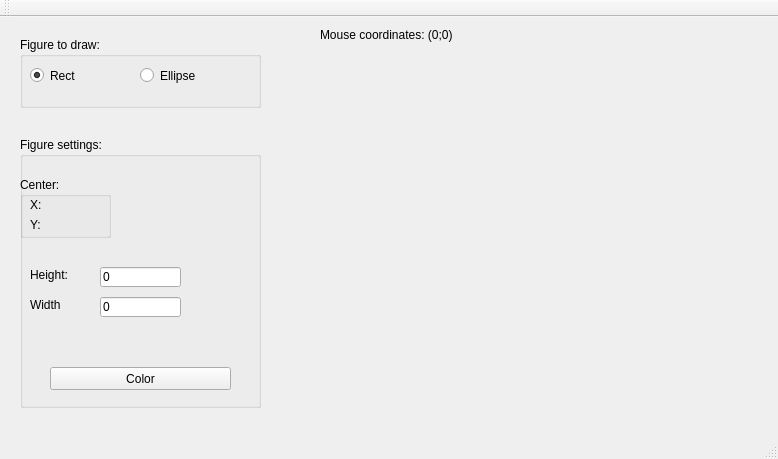
<?xml version="1.0" encoding="UTF-8"?>
<ui version="4.0">
 <class>MainWindow</class>
 <widget class="QMainWindow" name="MainWindow">
  <property name="geometry">
   <rect>
    <x>0</x>
    <y>0</y>
    <width>778</width>
    <height>459</height>
   </rect>
  </property>
  <property name="windowTitle">
   <string>Graphical editor</string>
  </property>
  <widget class="QWidget" name="centralWidget">
   <widget class="QGroupBox" name="groupBox">
    <property name="geometry">
     <rect>
      <x>20</x>
      <y>20</y>
      <width>241</width>
      <height>71</height>
     </rect>
    </property>
    <property name="title">
     <string>Figure to draw:</string>
    </property>
    <widget class="QRadioButton" name="rectButton">
     <property name="geometry">
      <rect>
       <x>10</x>
       <y>30</y>
       <width>101</width>
       <height>17</height>
      </rect>
     </property>
     <property name="text">
      <string>Rect</string>
     </property>
     <property name="checked">
      <bool>true</bool>
     </property>
    </widget>
    <widget class="QRadioButton" name="radioButton_2">
     <property name="geometry">
      <rect>
       <x>120</x>
       <y>30</y>
       <width>101</width>
       <height>17</height>
      </rect>
     </property>
     <property name="text">
      <string>Ellipse</string>
     </property>
    </widget>
   </widget>
   <widget class="QGroupBox" name="groupBox_2">
    <property name="geometry">
     <rect>
      <x>20</x>
      <y>120</y>
      <width>241</width>
      <height>271</height>
     </rect>
    </property>
    <property name="title">
     <string>Figure settings:</string>
    </property>
    <widget class="QGroupBox" name="groupBox_3">
     <property name="geometry">
      <rect>
       <x>0</x>
       <y>40</y>
       <width>91</width>
       <height>61</height>
      </rect>
     </property>
     <property name="title">
      <string>Center:</string>
     </property>
     <widget class="QLabel" name="xLabel">
      <property name="geometry">
       <rect>
        <x>10</x>
        <y>20</y>
        <width>71</width>
        <height>16</height>
       </rect>
      </property>
      <property name="text">
       <string>X:</string>
      </property>
     </widget>
     <widget class="QLabel" name="yLabel">
      <property name="geometry">
       <rect>
        <x>10</x>
        <y>40</y>
        <width>71</width>
        <height>16</height>
       </rect>
      </property>
      <property name="text">
       <string>Y:</string>
      </property>
     </widget>
    </widget>
    <widget class="QLabel" name="label_3">
     <property name="geometry">
      <rect>
       <x>10</x>
       <y>130</y>
       <width>41</width>
       <height>16</height>
      </rect>
     </property>
     <property name="text">
      <string>Height:</string>
     </property>
    </widget>
    <widget class="QLabel" name="label_4">
     <property name="geometry">
      <rect>
       <x>10</x>
       <y>160</y>
       <width>31</width>
       <height>16</height>
      </rect>
     </property>
     <property name="text">
      <string>Width:</string>
     </property>
    </widget>
    <widget class="QLineEdit" name="heightEdit">
     <property name="geometry">
      <rect>
       <x>80</x>
       <y>130</y>
       <width>81</width>
       <height>20</height>
      </rect>
     </property>
     <property name="text">
      <string>0</string>
     </property>
    </widget>
    <widget class="QLineEdit" name="widthEdit">
     <property name="geometry">
      <rect>
       <x>80</x>
       <y>160</y>
       <width>81</width>
       <height>20</height>
      </rect>
     </property>
     <property name="text">
      <string>0</string>
     </property>
    </widget>
    <widget class="QPushButton" name="pushButton">
     <property name="geometry">
      <rect>
       <x>30</x>
       <y>230</y>
       <width>181</width>
       <height>23</height>
      </rect>
     </property>
     <property name="text">
      <string>Color</string>
     </property>
    </widget>
   </widget>
   <widget class="Frame" name="frame">
    <property name="geometry">
     <rect>
      <x>320</x>
      <y>30</y>
      <width>441</width>
      <height>361</height>
     </rect>
    </property>
    <property name="frameShape">
     <enum>QFrame::NoFrame</enum>
    </property>
    <property name="frameShadow">
     <enum>QFrame::Raised</enum>
    </property>
    <property name="lineWidth">
     <number>2</number>
    </property>
   </widget>
   <widget class="QLabel" name="mouseLabel">
    <property name="geometry">
     <rect>
      <x>320</x>
      <y>10</y>
      <width>231</width>
      <height>16</height>
     </rect>
    </property>
    <property name="text">
     <string>Mouse coordinates: (0;0)</string>
    </property>
   </widget>
  </widget>
  <widget class="QMenuBar" name="menuBar">
   <property name="geometry">
    <rect>
     <x>0</x>
     <y>0</y>
     <width>778</width>
     <height>21</height>
    </rect>
   </property>
  </widget>
  <widget class="QToolBar" name="mainToolBar">
   <attribute name="toolBarArea">
    <enum>TopToolBarArea</enum>
   </attribute>
   <attribute name="toolBarBreak">
    <bool>false</bool>
   </attribute>
  </widget>
  <widget class="QStatusBar" name="statusBar"/>
 </widget>
 <layoutdefault spacing="6" margin="11"/>
 <customwidgets>
  <customwidget>
   <class>Frame</class>
   <extends>QFrame</extends>
   <header>frame.h</header>
   <container>1</container>
   <slots>
    <signal>sendCoordinates(QString)</signal>
    <signal>ready()</signal>
    <slot>getInfo(int,int)</slot>
    <slot>getRect(bool)</slot>
   </slots>
  </customwidget>
 </customwidgets>
 <resources/>
 <connections>
  <connection>
   <sender>pushButton</sender>
   <signal>clicked(bool)</signal>
   <receiver>MainWindow</receiver>
   <slot>startDialog()</slot>
   <hints>
    <hint type="sourcelabel">
     <x>199</x>
     <y>395</y>
    </hint>
    <hint type="destinationlabel">
     <x>283</x>
     <y>387</y>
    </hint>
   </hints>
  </connection>
  <connection>
   <sender>frame</sender>
   <signal>sendCoordinates(QString)</signal>
   <receiver>MainWindow</receiver>
   <slot>getCoordinates(QString)</slot>
   <hints>
    <hint type="sourcelabel">
     <x>368</x>
     <y>124</y>
    </hint>
    <hint type="destinationlabel">
     <x>285</x>
     <y>90</y>
    </hint>
   </hints>
  </connection>
  <connection>
   <sender>frame</sender>
   <signal>ready()</signal>
   <receiver>MainWindow</receiver>
   <slot>sendInfo()</slot>
   <hints>
    <hint type="sourcelabel">
     <x>455</x>
     <y>219</y>
    </hint>
    <hint type="destinationlabel">
     <x>288</x>
     <y>207</y>
    </hint>
   </hints>
  </connection>
  <connection>
   <sender>MainWindow</sender>
   <signal>sendItems(int,int)</signal>
   <receiver>frame</receiver>
   <slot>getInfo(int,int)</slot>
   <hints>
    <hint type="sourcelabel">
     <x>291</x>
     <y>309</y>
    </hint>
    <hint type="destinationlabel">
     <x>394</x>
     <y>302</y>
    </hint>
   </hints>
  </connection>
  <connection>
   <sender>rectButton</sender>
   <signal>clicked(bool)</signal>
   <receiver>MainWindow</receiver>
   <slot>rectSet()</slot>
   <hints>
    <hint type="sourcelabel">
     <x>68</x>
     <y>95</y>
    </hint>
    <hint type="destinationlabel">
     <x>65</x>
     <y>133</y>
    </hint>
   </hints>
  </connection>
  <connection>
   <sender>radioButton_2</sender>
   <signal>clicked(bool)</signal>
   <receiver>MainWindow</receiver>
   <slot>rectSet()</slot>
   <hints>
    <hint type="sourcelabel">
     <x>152</x>
     <y>95</y>
    </hint>
    <hint type="destinationlabel">
     <x>158</x>
     <y>129</y>
    </hint>
   </hints>
  </connection>
  <connection>
   <sender>MainWindow</sender>
   <signal>sendRect(bool)</signal>
   <receiver>frame</receiver>
   <slot>getRect(bool)</slot>
   <hints>
    <hint type="sourcelabel">
     <x>291</x>
     <y>248</y>
    </hint>
    <hint type="destinationlabel">
     <x>350</x>
     <y>249</y>
    </hint>
   </hints>
  </connection>
 </connections>
 <slots>
  <signal>sendItems(int,int)</signal>
  <signal>sendRect(bool)</signal>
  <slot>startDialog()</slot>
  <slot>getCoordinates(QString)</slot>
  <slot>sendInfo()</slot>
  <slot>rectSet()</slot>
 </slots>
</ui>
